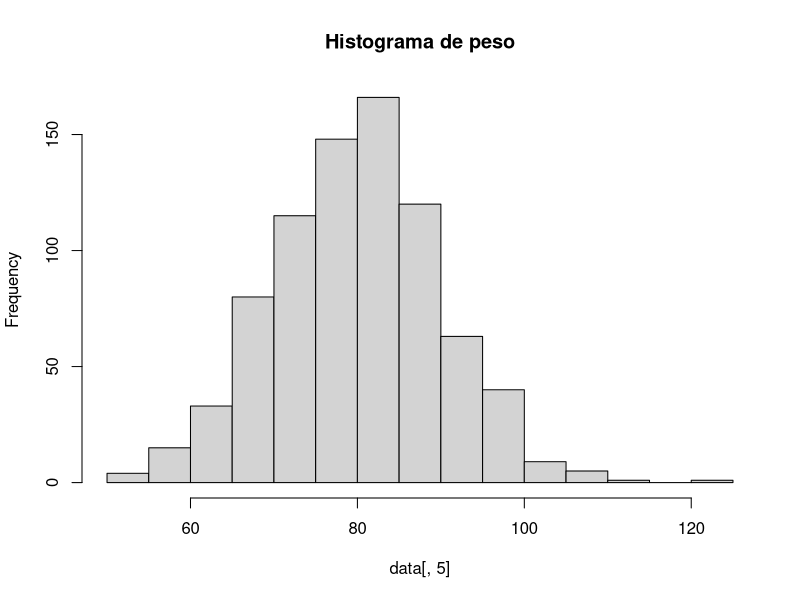
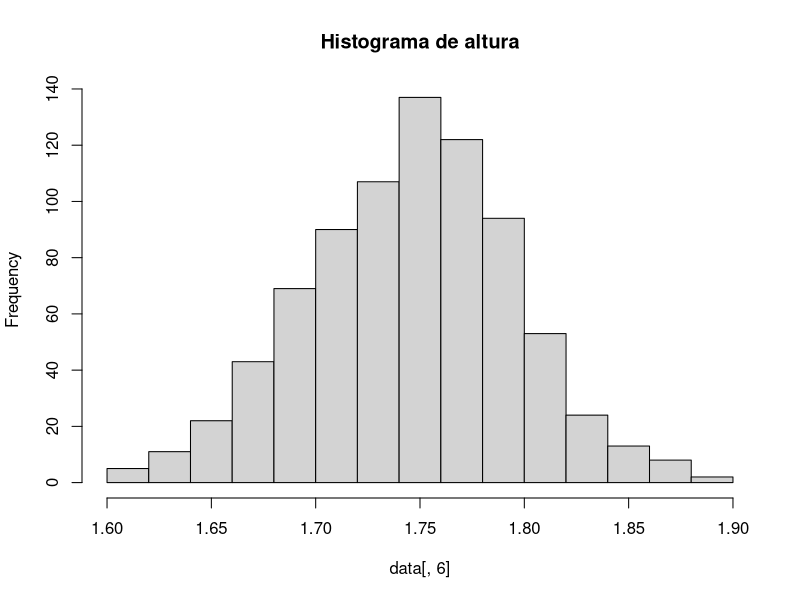
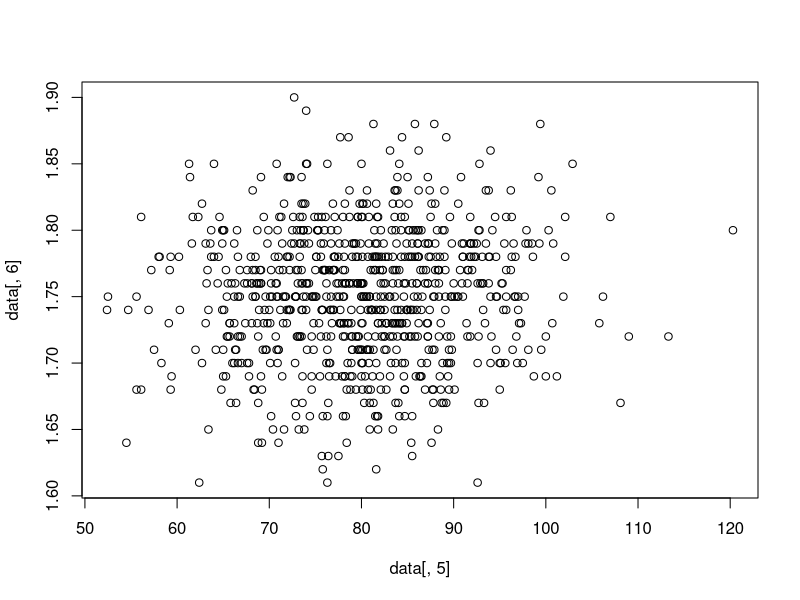
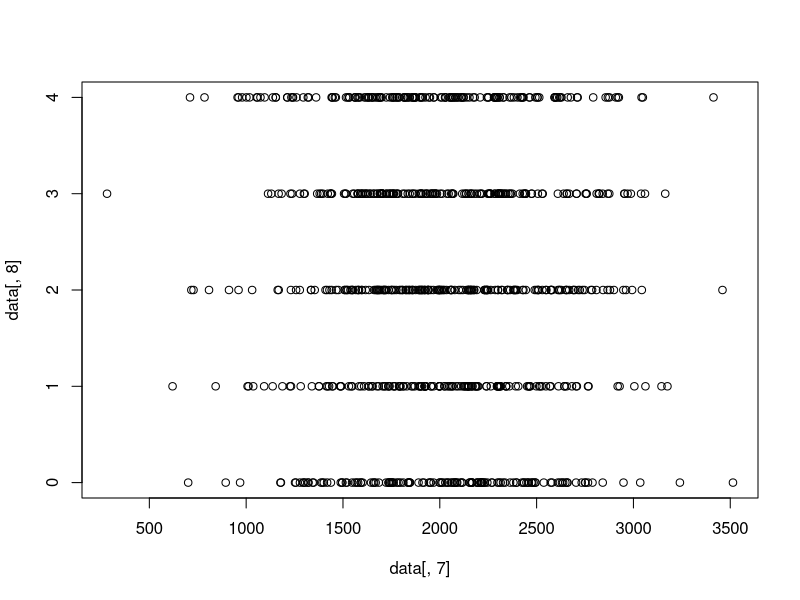

The R source for these figures, in order:
# 3 COLUNAS CATEGORICAS
#   GENÊRO
#   RELIGIÃO
#   FORMAÇÃO
# 5 NUMERICAS
#   PESO
#   ALTURA
#   SALARIO
#   FILHOS
#   AUTOMOVEIS

set.seed(7)
#TAMANHO
size <- 800

#INDICES
indices <- 1:size

#CATEGORIAS
genero <- c("Masculino", 
            "Feminino")

formacao <- c("Médio", 
              "Superior incompleto", 
              "Superior completo",
              "Pós-graducação", 
              "Mestrado", 
              "Doutorado")

religiao <- c("Nd", 
              "Cristianismo", 
              "Budismo", 
              "Hinduísmo", 
              "Islamismo")



data <- data.frame(indice = indices,
                   genero = sample(genero, size, TRUE),
                   formacao = sample(formacao, size, TRUE),
                   religiao = sample(religiao, size, TRUE),
                   peso = round(rnorm(size, 80, 10), digits = 1),
                   altura = round(rnorm(size, 1.75, c(0.05)), digits = 2),
                   salario = round(rnorm(size, 2000, 500), digits = 2),
                   filho = floor(runif(size, 0, 5)),
                   automovel =  floor(runif(size, 0, 3)))


#Salvando dataframe
arquivo <- "r_file" # Define nome do arquivo
caminho <- paste(getwd(), arquivo, sep="/") # Define diretorio
write.table(data, file = caminho, sep = ";") # Salva dataframe


#GERANDO INFORMAÇÕES

#Histogramas
hist(data[,5], main = "Histograma de peso")
hist(data[,6], main = "Histograma de altura")


#Gráfico de peso x altura
plot(x = data[,5], y = data[,6])

#Gráfico de salário x filhos
plot(x = data[,7], y = data[,8])


# Split por categoria
data_genero <- split(data[,5:9], data$genero)
data_formacao <- split(data[,5:9], data$formacao)
data_religiao <- split(data[,5:9], data$religiao)


# Médias por genero
medias_por_genero <- data.frame( 
  media_geral = sapply(data[, 5:9], mean),
  media_feminino = sapply(data_genero$Feminino[,1:5], mean),
  media_masculino = sapply(data_genero$Masculino[,1:5], mean))

#Visualização
View(medias_por_genero)

#Soma por religião
filhos_e_automoveis_por_religiao <- data.frame(
    soma_total = sapply(data[,8:9], sum),
    soma_budismo = sapply(data_religiao$Budismo[,4:5], sum),
    soma_cristianismo = sapply(data_religiao$Cristianismo[,4:5], sum),
    soma_nd = sapply(data_religiao$Nd[,4:5], sum),
    soma_hinduismo = sapply(data_religiao$Hinduísmo[,4:5], sum),
    soma_islamismo = sapply(data_religiao$Islamismo[,4:5], sum))

View(filhos_e_automoveis_por_religiao)


# Quantidade por categoria
categorias <- apply(data[2:4], 2, table)
categorias$genero
categorias$religiao
categorias$formacao
